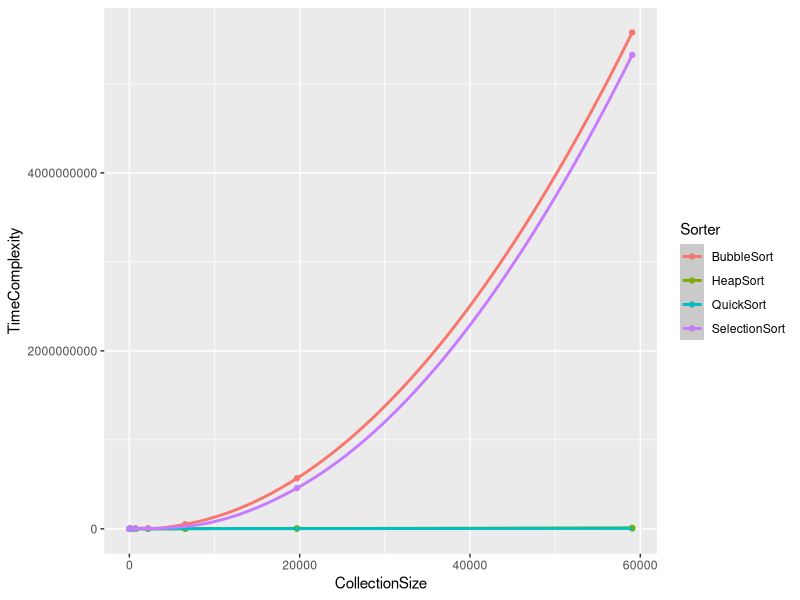
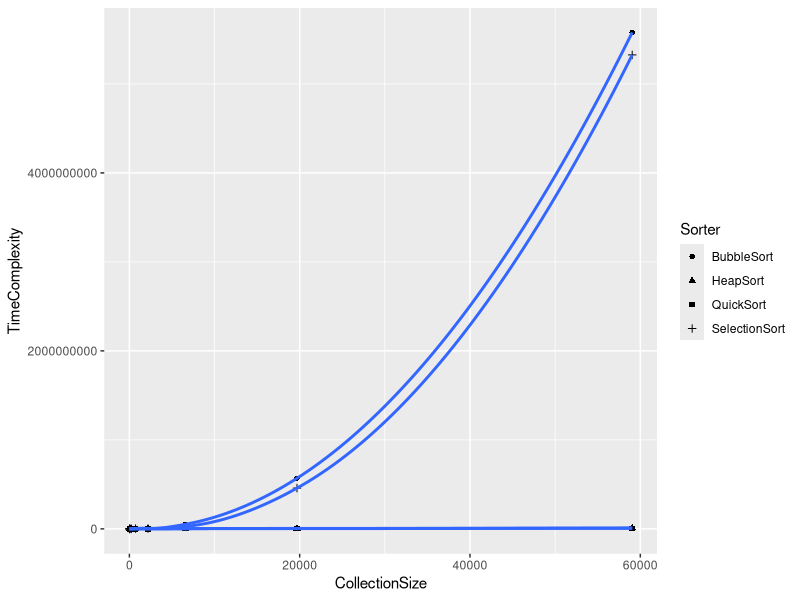
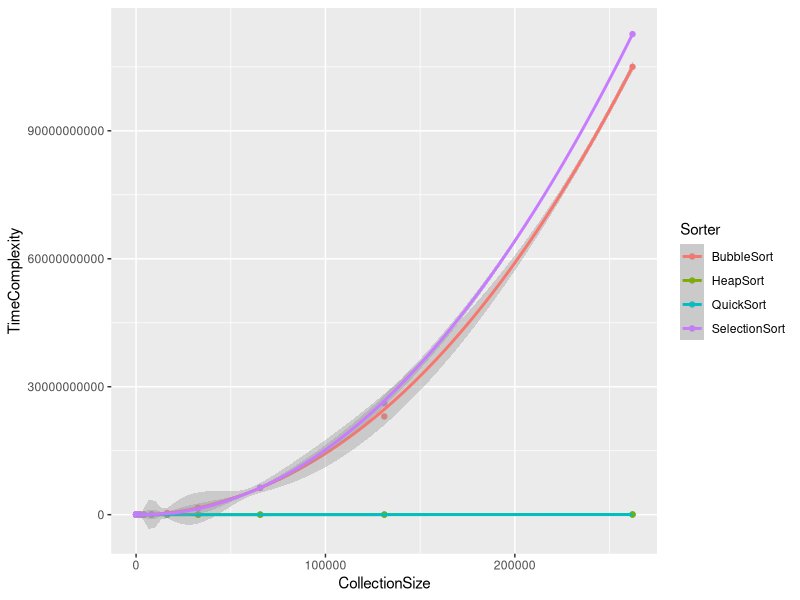

Source code (R) for these figures, in order:
## ---- chunk 1
library(tidyverse)
options(scipen = 999)
## ---- chunk 2
performanceData <- read.csv("../ExperimentResults/analysisReport.csv")
extendedPerformanceData <- read.csv("../ExperimentResults/base2Results.csv")
## ---- chunk 3
performanceData %>%
  ggplot(mapping = aes(x= CollectionSize, y = TimeComplexity, color = Sorter)) +
  geom_point() + geom_smooth()
## ---- chunk 4
performanceData %>%
  ggplot(mapping = aes(x=CollectionSize, y = TimeComplexity, shape = Sorter)) +
  geom_point() + geom_smooth()
## ---- chunk 5
extendedPerformanceData %>%
  ggplot(mapping = aes(x=CollectionSize, y = TimeComplexity, color = Sorter)) +
  geom_point() + geom_smooth()
